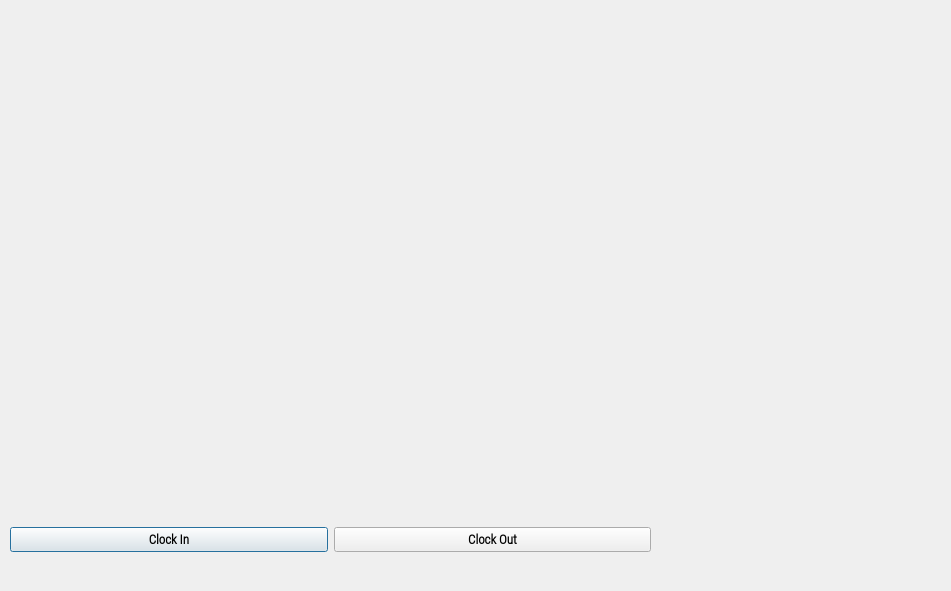
<?xml version="1.0" encoding="UTF-8"?>
<ui version="4.0">
 <class>OutputDialog</class>
 <widget class="QDialog" name="OutputDialog">
  <property name="geometry">
   <rect>
    <x>0</x>
    <y>0</y>
    <width>951</width>
    <height>591</height>
   </rect>
  </property>
  <property name="minimumSize">
   <size>
    <width>0</width>
    <height>0</height>
   </size>
  </property>
  <property name="maximumSize">
   <size>
    <width>1280</width>
    <height>720</height>
   </size>
  </property>
  <property name="font">
   <font>
    <family>Calibri</family>
    <weight>75</weight>
    <bold>true</bold>
   </font>
  </property>
  <property name="windowTitle">
   <string>Face Recognition Attendance App</string>
  </property>
  <property name="windowIcon">
   <iconset resource="resource.qrc">
    <normaloff>:/icon/icon.png</normaloff>:/icon/icon.png</iconset>
  </property>
  <widget class="QLabel" name="imgLabel">
   <property name="geometry">
    <rect>
     <x>10</x>
     <y>10</y>
     <width>640</width>
     <height>480</height>
    </rect>
   </property>
   <property name="minimumSize">
    <size>
     <width>4</width>
     <height>0</height>
    </size>
   </property>
   <property name="maximumSize">
    <size>
     <width>640</width>
     <height>480</height>
    </size>
   </property>
   <property name="text">
    <string/>
   </property>
  </widget>
  <widget class="QWidget" name="horizontalLayoutWidget">
   <property name="geometry">
    <rect>
     <x>10</x>
     <y>500</y>
     <width>641</width>
     <height>80</height>
    </rect>
   </property>
   <layout class="QHBoxLayout" name="horizontalLayout">
    <item>
     <widget class="QPushButton" name="ClockInButton">
      <property name="font">
       <font>
        <family>Roboto Condensed Light</family>
        <pointsize>10</pointsize>
        <weight>75</weight>
        <bold>true</bold>
       </font>
      </property>
      <property name="text">
       <string>Clock In</string>
      </property>
      <property name="checkable">
       <bool>true</bool>
      </property>
     </widget>
    </item>
    <item>
     <widget class="QPushButton" name="ClockOutButton">
      <property name="font">
       <font>
        <family>Roboto Condensed Light</family>
        <pointsize>10</pointsize>
        <weight>75</weight>
        <bold>true</bold>
       </font>
      </property>
      <property name="text">
       <string>Clock Out</string>
      </property>
      <property name="checkable">
       <bool>true</bool>
      </property>
     </widget>
    </item>
   </layout>
  </widget>
 </widget>
 <resources>
  <include location="resource.qrc"/>
 </resources>
 <connections/>
</ui>
